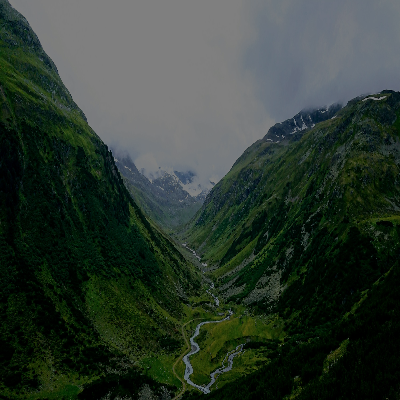
#> input picture data/lesson2/darken.png, 400 x 400 px, found by its file name
$ python HW2.py
#> lines starting #> are read from the running program, lines starting #| are printed output that depends on the picture
import cv2
import numpy as np
import os
import sys

# Додаємо шлях до кореневої папки, де лежить utils.py
sys.path.append(os.path.abspath(os.path.join(os.path.dirname(__file__), "..", "..")))
from utils import trackbar_decorator

# Читання зображення
img = cv2.imread("data/lesson2/darken.png")
#> img is the input picture: shape (400, 400, 3); mean B, G, R 49.9, 59, 47.2
hsv = cv2.cvtColor(img, cv2.COLOR_BGR2HSV)
#> hsv: shape (400, 400, 3); mean H, S, V 63.5, 137.9, 60.6
h, s, v = cv2.split(hsv)
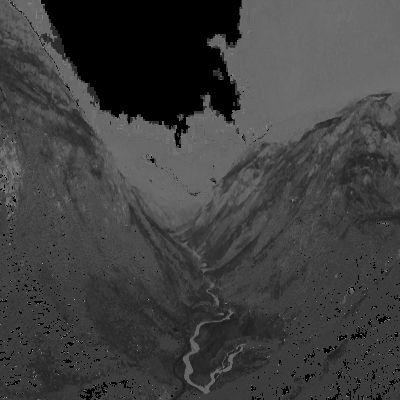
#> h: shape (400, 400); min 0, max 165, mean 63.5
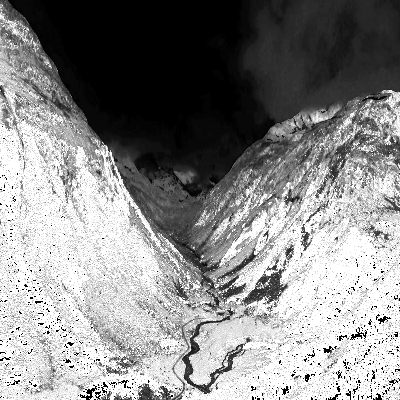
#> s: shape (400, 400); min 0, max 255, mean 137.9
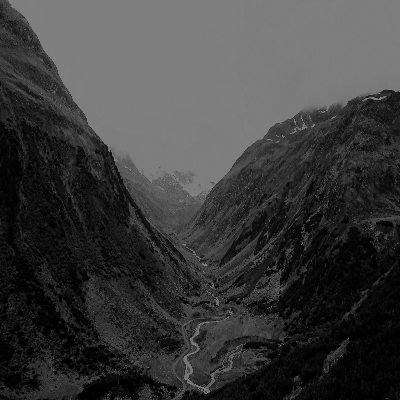
#> v: shape (400, 400); min 0, max 127, mean 60.6

# Вирівнювання гістограми
v_eq = cv2.equalizeHist(v)
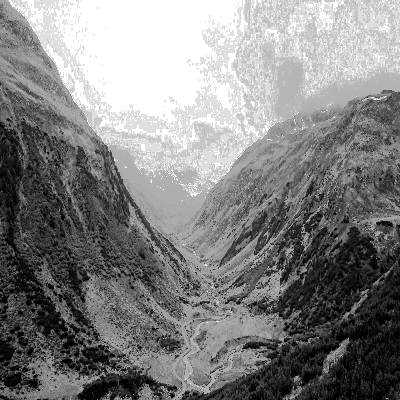
#> v_eq: shape (400, 400); min 0, max 255, mean 130.5
hsv_eq = cv2.merge([h, s, v_eq])
#> hsv_eq: shape (400, 400, 3); mean H, S, V 63.5, 137.9, 130.5
bgr_eq = cv2.cvtColor(hsv_eq, cv2.COLOR_HSV2BGR)
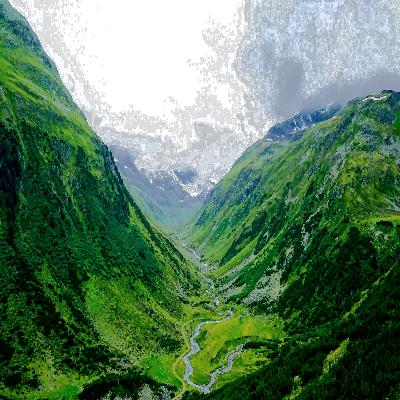
#> bgr_eq: shape (400, 400, 3); mean B, G, R 99, 127.4, 93.3
cv2.imshow("Histogram Equalized", bgr_eq)

# Підвищення яскравості з можливістю керування слайдером
#> (the run stopped early here; a loop or call above may not have finished)

$ run again, with data/lesson2/marbles.png copied over data/lesson2/darken.png
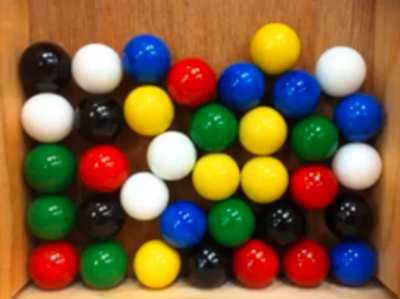
#> input picture data/lesson2/marbles.png, 400 x 299 px, found by its file name
#> img is the input picture: shape (299, 400, 3); mean B, G, R 58.9, 94.2, 125.9
#> hsv: shape (299, 400, 3); mean H, S, V 33.9, 182.7, 147.2
#> `v_eq = cv2.equalizeHist(v)`:
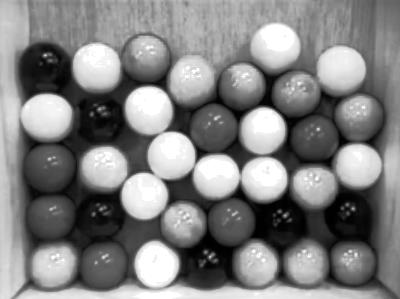
#> v_eq: shape (299, 400); min 0, max 255, mean 128.3
#> hsv_eq: shape (299, 400, 3); mean H, S, V 33.9, 182.7, 128.3
#> `bgr_eq = cv2.cvtColor(hsv_eq, cv2.COLOR_HSV2BGR)`:
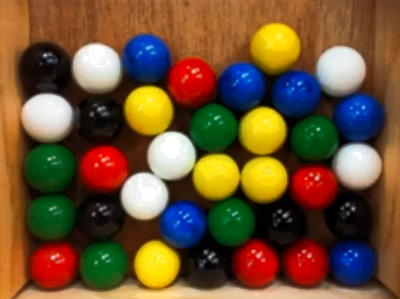
#> bgr_eq: shape (299, 400, 3); mean B, G, R 51, 82.3, 111
